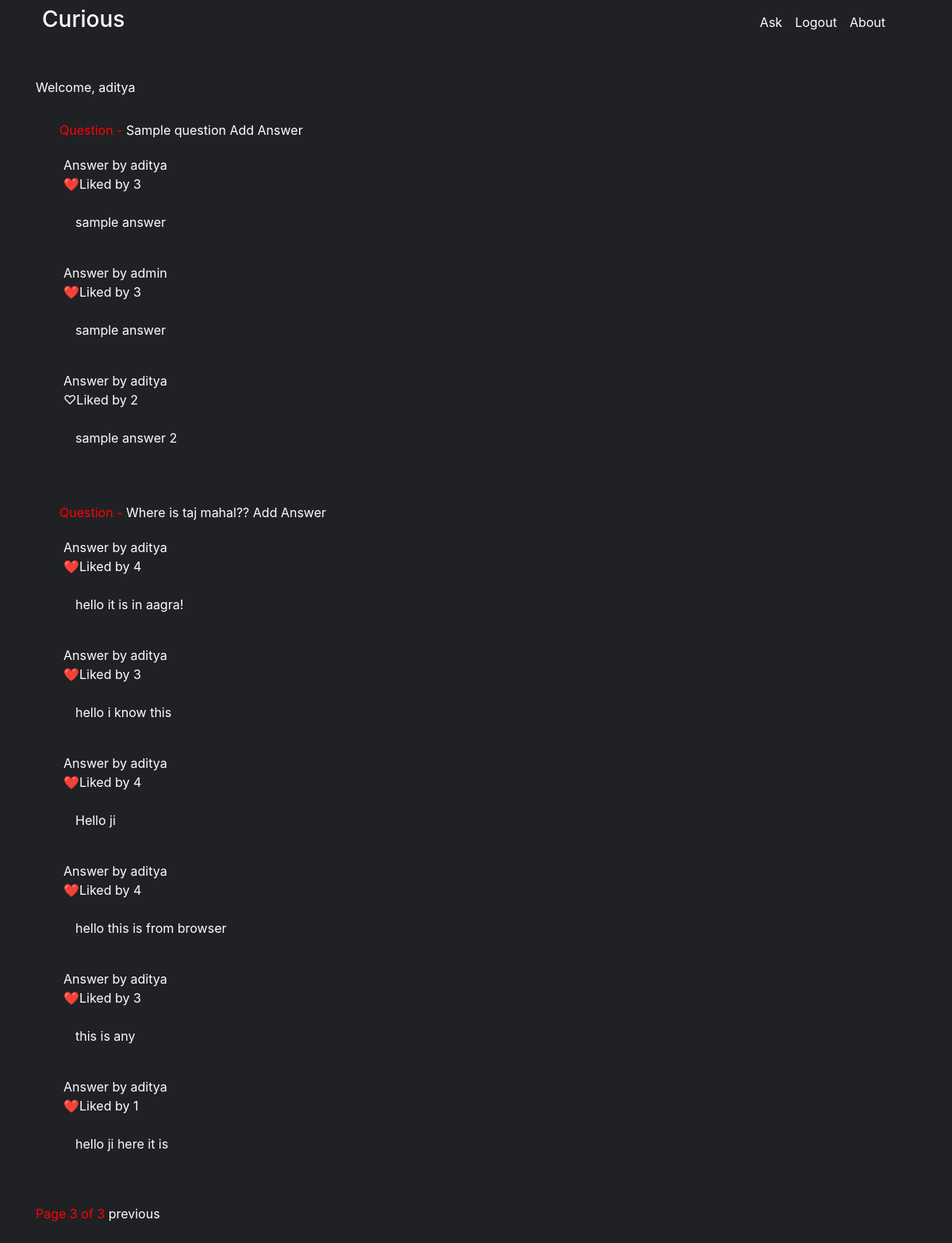
/?page=3 (signed in), run on an earlier commit of the app's database.
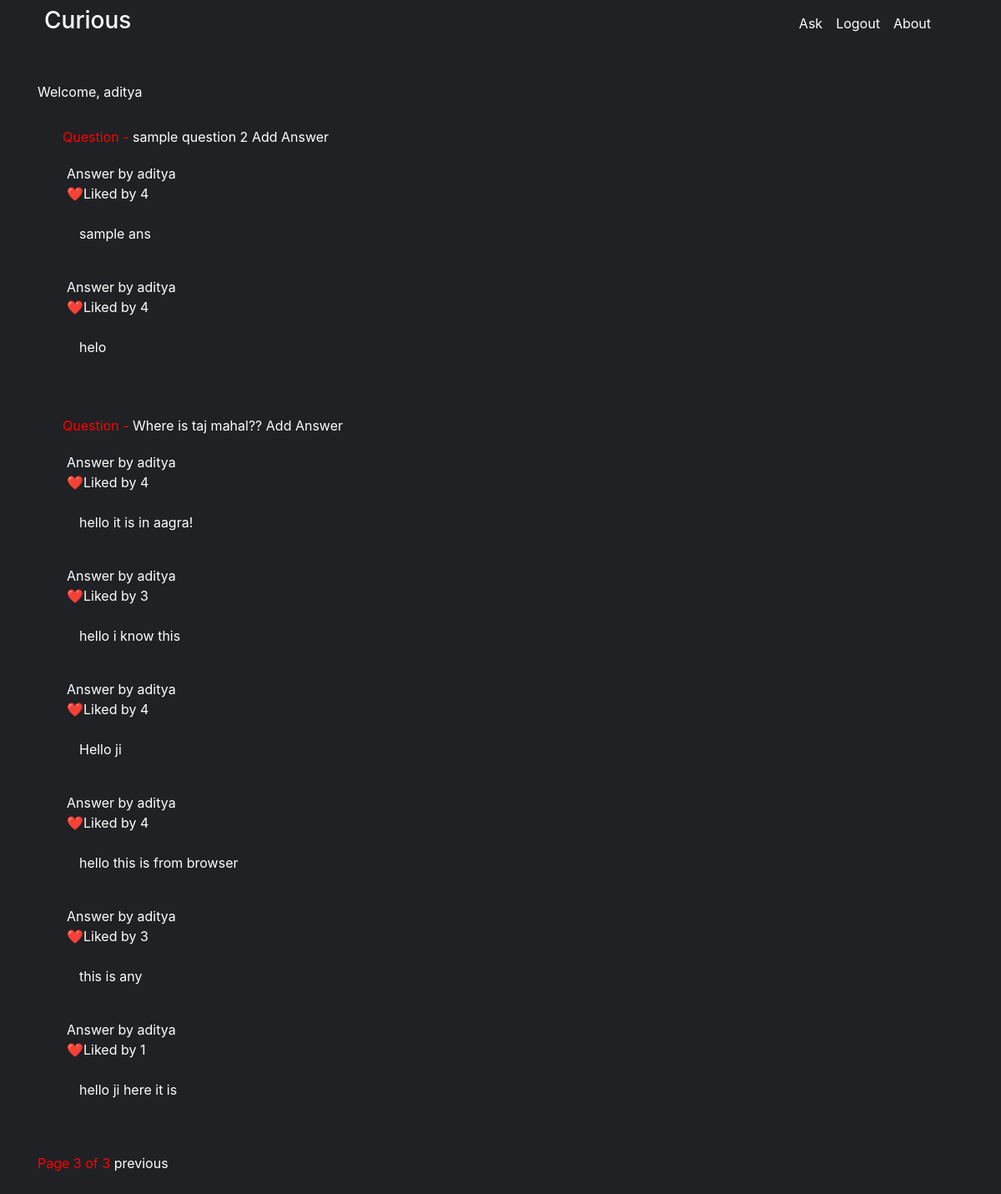
And on a later commit of the database.
### questans/models.py (models this page shows, shortened)
class Question1(models.Model):
    user = models.ForeignKey(settings.AUTH_USER_MODEL, on_delete=models.CASCADE, null=True, blank=True)
    title = models.TextField()
    group = models.ForeignKey('QuestionGroups', on_delete=models.CASCADE, null=True, blank=True)
    created_on = models.DateTimeField(auto_now=True)
    updated_on = models.DateTimeField(auto_now_add=True)
    slug = models.SlugField()
    objects = models.Manager()

class Answers(models.Model):
    user = models.ForeignKey(settings.AUTH_USER_MODEL, on_delete=models.CASCADE)
    question = models.ForeignKey(Question1, on_delete=models.CASCADE)
    answer_text = models.TextField()
    is_anonymous = models.BooleanField(default=False)
    objects = models.Manager()
    likes = models.ManyToManyField(settings.AUTH_USER_MODEL, related_name="user_likes")
    def count_likes(self):
        return self.likes.count()

### core/models.py (models this page shows)
class User(AbstractUser):
    pass

### core/views.py (the view)
# urls.py: path('', DashboardView.as_view(), name='dashboard-view'),
class DashboardView(FormView):
    def get(self,request):
        content={}
        if request.user.is_authenticated:
            user=request.user
            user.backend='django.contrib.core.backends.ModelBackend'
            ques_obj=Question1.objects.all()
            ques_obj=reversed(list(ques_obj))
            content['userdetail']=user
            ans=[]
            dic_for_q_ans={}
            for x in ques_obj:
                ans_obj=Answers.objects.filter(question=x)
                ans.append(ans_obj)
                dict_rnd=dict()
                for we in ans_obj:
                    st_like_by_req_user=we.likes.filter(id=user.id).exists()
                    dict_rnd[we]=st_like_by_req_user
                dic_for_q_ans[x]=dict_rnd
            lis_for_p=[]
            for x in dic_for_q_ans.keys():
                lis_for_p.append((x,dic_for_q_ans[x]))
            p=Paginator(lis_for_p,3)
            p_count=p.count
            content['p']=p
            page_number=request.GET.get('page')
            if page_number==None:
                page_number=1
            page_obj=p.page(page_number)
            content['page_obj']=page_obj
            dic_new_for_final={}
            for p in page_obj:
                dic_new_for_final[p[0]]=p[1]
            content['dic_new']=dic_new_for_final
            content['main']=dic_for_q_ans
            content['request']=request
            content['p_count']=p_count
            content['is_paginated']=True
            return render(request,'dashboard.html',content)
        else:
            return redirect(reverse('login-view'))

### templates/dashboard.html (shortened to what this page needs)
{% extends "base.html" %}
{% block content %}
Welcome,
{{userdetail.username}}
<div class="container">
  {% for x,z in dic_new.items %}
  <div class=" inner container red" style="margin-top: 30px; margin-bottom: 20px;">
    Question - <a href="../../core/question/{{x.id}}">{{ x.title }}</a> <a href="../../core/answer/{{x.id}}"> Add
      Answer</a>
    <br>
  </div>
    {% for y,stats in z.items %}
    <div class="container inner " style="margin-left: 20px;">
      <div class="row">Answer by {{ y.user.username }}</div>
    <span id="like{{y.id}}">
    <div class="row" style="text-align: right;">
        <span id="like{{y.id}}light">♡</span>
        <span id="like{{y.id}}dark">❤️</span>
        <span id="like{{y.id}}st" name="{{y.id}}"> Liked by {{ y.count_likes }} </span>
    </div>
    <br>
    <p>{{ y.answer_text }} </p>
    <br>
  </div>
{% endfor %}
{% endfor %}
</div>
<br />
<div class="pagination container" style="margin-bottom: 50px;">
  <span class="step-links ">
    <span class="current red">
      Page {{ page_obj.number }} of {{ page_obj.paginator.num_pages }}
    </span>
    <span class="hv">
    {% if page_obj.has_previous %}
    <a href="?page={{ page_obj.previous_page_number }}">previous</a>
    {% endif %}
    </span>
    </span>
</div>
{% endblock %}

What changed in the data, as far as the page shows it:
removed Question1: title "Sample question"
removed Answers: user.username "aditya", count_likes "3", answer_text "sample answer", shown under "Sample question"
removed Answers: user.username "admin", count_likes "3", answer_text "sample answer", shown under "Sample question"
removed Answers: user.username "aditya", count_likes "2", answer_text "sample answer 2", shown under "Sample question"
now on this page (row unchanged): Question1: title "sample question 2"
now on this page (row unchanged): Answers: user.username "aditya", count_likes "4", answer_text "sample ans", shown under "sample question 2"
now on this page (row unchanged): Answers: user.username "aditya", count_likes "4", answer_text "helo", shown under "sample question 2"
